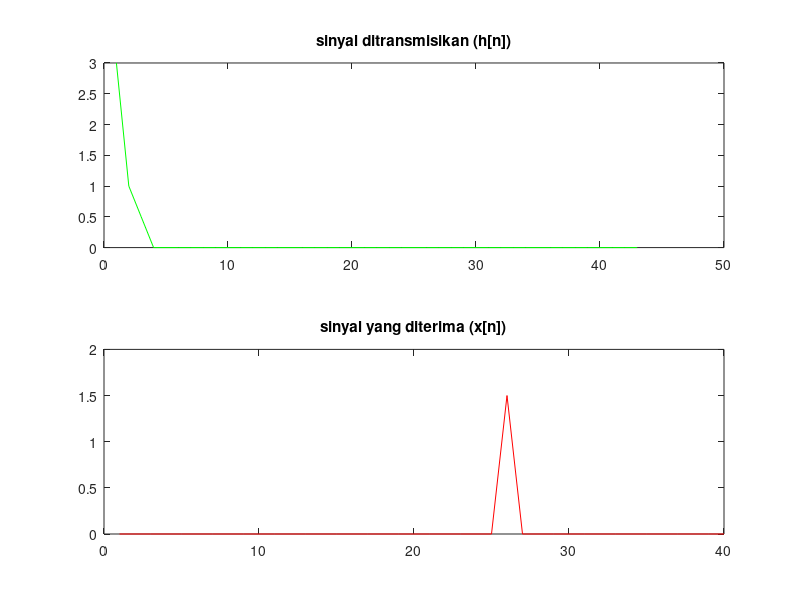

This chart was generated by the following MATLAB code:
clc;
clear all;

h = [3 1 0.5];
lh =  length(h);
axis = zeros(1,40);
hn = [h,axis];

for i = 1:1h;
  axis(1,25+i) = h(i);
endfor
x = 0.5*axis;

figure;
subplot(2,1,1);
plot(hn,'g');
title("sinyal ditransmisikan (h[n])");
axis([1 40]);

subplot(2,1,2);
plot(x,'r');
title("sinyal yang diterima (x[n])");
axis([1 40]);
